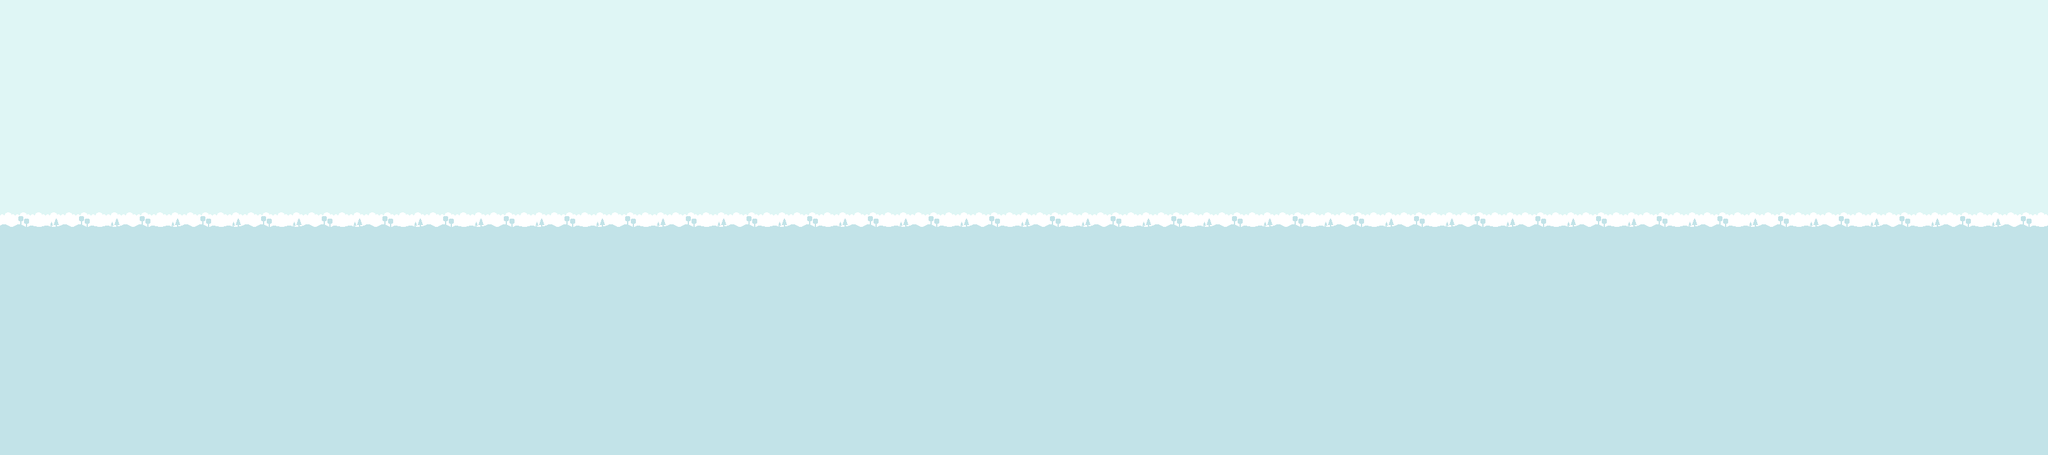

Tiled map render using the project's own tile images. Description and the map definition, with tile-layer contents summarised, below:
An orthogonal 135x30 tile map with 24x24 px tiles, 1 tile layer (Parallax).

<map version="1.10" tiledversion="1.10.2" orientation="orthogonal" renderorder="right-down" width="135" height="30" tilewidth="24" tileheight="24" infinite="0" nextlayerid="2" nextobjectid="1">
 <editorsettings>
  <export target="PlatformerBackground.tmj" format="json" />
 </editorsettings>
 <tileset firstgid="1" name="Tileset_Background" tilewidth="24" tileheight="24" tilecount="24" columns="8">
  <image source="tilemap-backgrounds_packed.png" width="192" height="72" />
 </tileset>
 <layer id="1" name="Parallax" width="135" height="30">
  <data>[4050 cells, 4050 non-empty, 12 distinct tile ids]</data>
 </layer>
</map>
